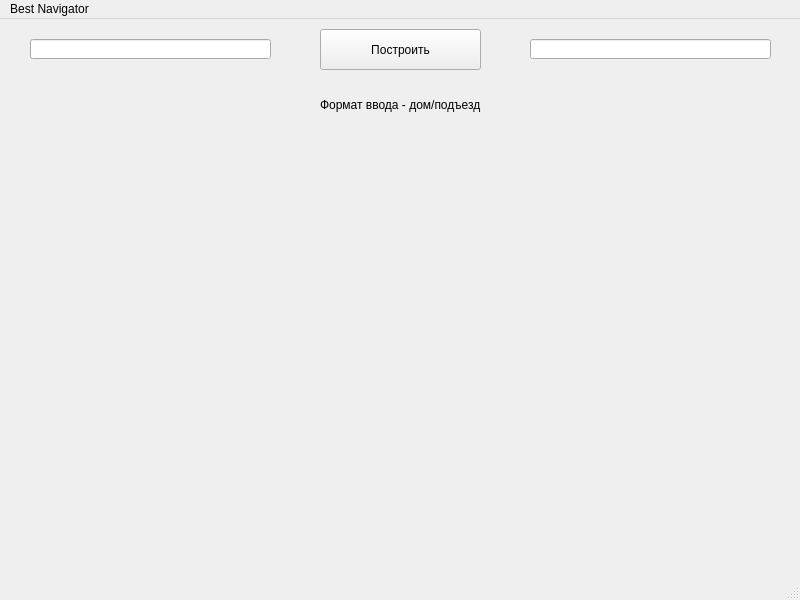
<?xml version="1.0" encoding="UTF-8"?>
<ui version="4.0">
 <class>MainWindow</class>
 <widget class="QMainWindow" name="MainWindow">
  <property name="geometry">
   <rect>
    <x>0</x>
    <y>0</y>
    <width>800</width>
    <height>600</height>
   </rect>
  </property>
  <property name="windowTitle">
   <string>MainWindow</string>
  </property>
  <widget class="QWidget" name="centralwidget">
   <widget class="QLineEdit" name="lineEdit">
    <property name="geometry">
     <rect>
      <x>30</x>
      <y>20</y>
      <width>241</width>
      <height>20</height>
     </rect>
    </property>
   </widget>
   <widget class="QLineEdit" name="lineEdit_2">
    <property name="geometry">
     <rect>
      <x>530</x>
      <y>20</y>
      <width>241</width>
      <height>20</height>
     </rect>
    </property>
   </widget>
   <widget class="QPushButton" name="pushButton">
    <property name="geometry">
     <rect>
      <x>320</x>
      <y>10</y>
      <width>161</width>
      <height>41</height>
     </rect>
    </property>
    <property name="text">
     <string>Построить</string>
    </property>
   </widget>
   <widget class="QLabel" name="labelFormatInfo">
    <property name="geometry">
     <rect>
      <x>320</x>
      <y>70</y>
      <width>211</width>
      <height>31</height>
     </rect>
    </property>
    <property name="text">
     <string>Формат ввода - дом/подъезд</string>
    </property>
   </widget>
  </widget>
  <widget class="QMenuBar" name="menubar">
   <property name="geometry">
    <rect>
     <x>0</x>
     <y>0</y>
     <width>800</width>
     <height>17</height>
    </rect>
   </property>
   <widget class="QMenu" name="menuBest_Navigator">
    <property name="title">
     <string>Best Navigator</string>
    </property>
   </widget>
   <addaction name="menuBest_Navigator"/>
  </widget>
  <widget class="QStatusBar" name="statusbar"/>
 </widget>
 <resources/>
 <connections/>
</ui>
